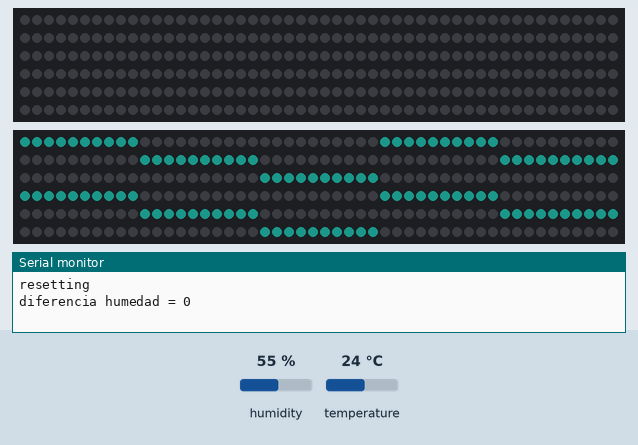
The sketch below on a simulated Arduino Uno, built with avr-gcc and run on an emulated ATmega328P. On the bench: 2 × 300 RGB LEDs in strip order, left to right, continuing on the next row, the last lines printed to the serial monitor. The inputs (shaded band) are chosen by the test bench; at power-on: humidity 55 %, temperature 24 °C. Dim RGB values are drawn brighter than linear.

Above: at 2.8 s.
2.9 s: humidity set to 59 %
5.6 s: humidity set to 62 %
8.3 s: humidity set to 68 %
At 14.5 s:
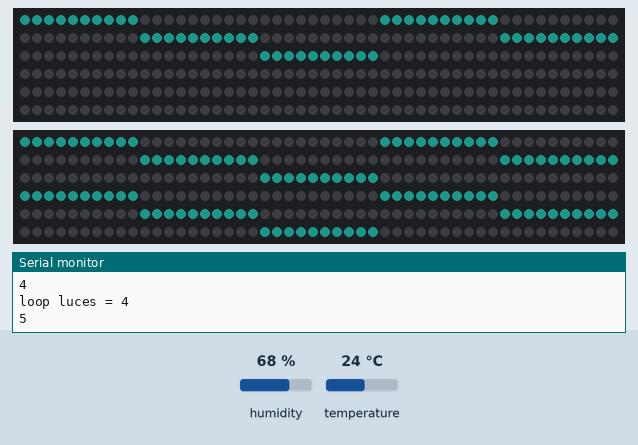
At 20.5 s:
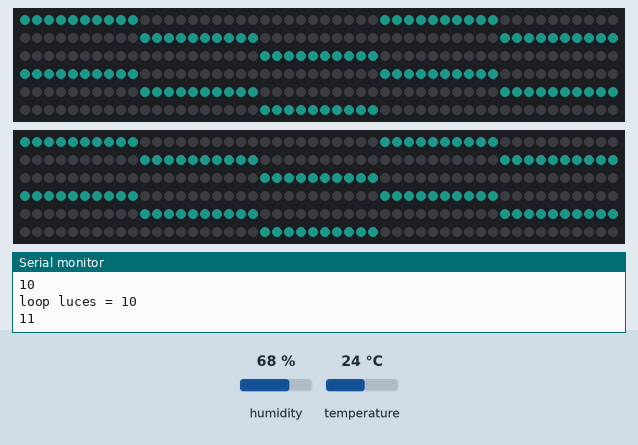
Timing chart, 0 to 22.0 s (numbered marks = the images above; inputs shaded):
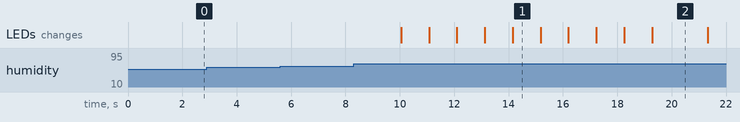

The sketch:

led_flores_loop.ino
```cpp
#include <dht.h>
#include <FastLED.h>


// How many leds in your strip?
#define NUM_LEDS 300

// For led chips like Neopixels, which have a data line, ground, and power, you just
// need to define DATA_PIN.  For led chipsets that are SPI based (four wires - data, clock,
// ground, and power), like the LPD8806, define both DATA_PIN and CLOCK_PIN
#define DATA_PIN 3
#define DATA_PIN_AUX 9
#define CLOCK_PIN 13

// Define the array of leds
CRGB leds[NUM_LEDS];
CRGB leds_aux[NUM_LEDS];

//cuantas leds van encendidas
#define LED_ON 10

//cuantas leds van apagadas
#define LED_OFF 20

int contador = 0;

dht DHT;
int humedadInicio;
int humedadFin;
int chk;
int diferencia;
int secLuces = 0;
#define DHT11_PIN 7

void setup() {
  Serial.begin(9600);
  Serial.println("resetting");
  FastLED.addLeds<WS2812,DATA_PIN,GRB>(leds,NUM_LEDS);
  FastLED.addLeds<WS2812,DATA_PIN_AUX,GRB>(leds_aux,NUM_LEDS);
  FastLED.setBrightness(50);
  FastLED.clear();
  FastLED.show();

  chk = DHT.read11(DHT11_PIN);
  humedadFin = DHT.humidity;
  humedadInicio = humedadFin;
}

void fadeall() { for(int i = 0; i < NUM_LEDS; i++) { leds[i].nscale8(250); } }

void(* resetFunc) (void) = 0;

void loop() {
  encenderGuia();
  validarHumedad();


  /*if (secLuces == 0) {
    validarHumedad();
  } else {
    encenderLuces();
  }*/

  /*static unsigned long lastMillis = 0;
  unsigned long interval = 2000;
  if (millis() - lastMillis >= interval) {
    lastMillis = millis();
    chk = DHT.read11(DHT11_PIN);
    humedadInicio = DHT.humidity;
    if (secLuces == 0) {
      diferencia = humedadInicio - humedadFin;
      Serial.print("diferencia humedad = ");
      Serial.println(diferencia);
      if (diferencia >= 2 && diferencia <= 8) {
        encenderLuces();
      } else {
        humedadFin = humedadInicio;
      }
    }


  }*/
}

  void validarHumedad() {
    static const unsigned long REFRESH_INTERVAL = 2000; // ms
    static unsigned long lastRefreshTime = 0;
    int loop = 22;

    if(millis() - lastRefreshTime >= REFRESH_INTERVAL)
    {
      lastRefreshTime += REFRESH_INTERVAL;
      chk = DHT.read11(DHT11_PIN);
      humedadInicio = DHT.humidity;
      diferencia = humedadInicio - humedadFin;
      Serial.print("diferencia humedad = ");
      Serial.println(diferencia);
      if (diferencia >= 6 && diferencia <= 16) {
        //Serial.println("encender luces");
        for(int i = 0; i < loop; i++) {
          Serial.print("loop luces = ");
          Serial.println(i);
          encenderLuces();
          delay(1000);
        }
        resetFunc();
      } else {
        humedadFin = humedadInicio;
      }
    }
 }

  void encenderLuces() {
    secLuces = 1;
    static const unsigned long REFRESH_INTERVAL = 1000; // ms
    static unsigned long lastRefreshTime = 0;

    if(millis() - lastRefreshTime >= REFRESH_INTERVAL)
    {
      lastRefreshTime += REFRESH_INTERVAL;
      contador++;
      refrescarLuces(contador);
      FastLED.show();
      Serial.println(contador);
    }
  }

  void encenderGuia() {
    for(int i = 0; i < NUM_LEDS; i++) {
      if ((i >= 0 && i < 10) || (i >= 30 && i < 40) || (i >= 60 && i < 70) || (i >= 90 && i < 100) || (i >= 120 && i < 130) ||
          (i >= 150 && i < 160) || (i >= 180 && i < 190) || (i >= 210 && i < 220) || (i >= 240 && i < 250) || (i >= 270 && i < 280)) {
        //leds_aux[i] =  CRGB( 2, 6, 10);
        leds_aux[i] =  CRGB( 25, 112, 105);
      } else {
        leds_aux[i] = CRGB::Black;
      }
    }
    FastLED.show();
  }

  void refrescarLuces(int contador) {
      if (contador == 1) {
        for(int i = 0; i < NUM_LEDS; i++) {
          if (i >= 0 && i < 10 ) {
            leds[i] = CRGB( 25, 112, 105);
          } else {
            leds[i] = CRGB::Black;
          }
        }
      }
      if (contador == 2) {
        for(int i = 0; i < NUM_LEDS; i++) {
          if ((i >= 0 && i < 10) || (i >= 30 && i < 40)) {
            leds[i] = CRGB( 25, 112, 105);
          } else {
            leds[i] = CRGB::Black;
          }
        }
      }
      if (contador == 3) {
        for(int i = 0; i < NUM_LEDS; i++) {
          if ((i >= 0 && i < 10) || (i >= 30 && i < 40) || (i >= 60 && i < 70)) {
            leds[i] = CRGB( 25, 112, 105);
          } else {
            leds[i] = CRGB::Black;
          }
        }
      }
      if (contador == 4) {
        for(int i = 0; i < NUM_LEDS; i++) {
          if ((i >= 0 && i < 10) || (i >= 30 && i < 40) || (i >= 60 && i < 70) || (i >= 90 && i < 100)) {
            leds[i] = CRGB( 25, 112, 105);
          } else {
            leds[i] = CRGB::Black;
          }
        }
      }
      if (contador == 5) {
        for(int i = 0; i < NUM_LEDS; i++) {
          if ((i >= 0 && i < 10) || (i >= 30 && i < 40) || (i >= 60 && i < 70) || (i >= 90 && i < 100) || (i >= 120 && i < 130)) {
            leds[i] = CRGB( 25, 112, 105);
          } else {
            leds[i] = CRGB::Black;
          }
        }
      }
      if (contador == 6) {
        for(int i = 0; i < NUM_LEDS; i++) {
          if ((i >= 0 && i < 10) || (i >= 30 && i < 40) || (i >= 60 && i < 70) || (i >= 90 && i < 100) || (i >= 120 && i < 130) ||
              (i >= 150 && i < 160)) {
            leds[i] = CRGB( 25, 112, 105);
          } else {
            leds[i] = CRGB::Black;
          }
        }
      }
      if (contador == 7) {
        for(int i = 0; i < NUM_LEDS; i++) {
          if ((i >= 0 && i < 10) || (i >= 30 && i < 40) || (i >= 60 && i < 70) || (i >= 90 && i < 100) || (i >= 120 && i < 130) ||
              (i >= 150 && i < 160) || (i >= 180 && i < 190)) {
            leds[i] = CRGB( 25, 112, 105);
          } else {
            leds[i] = CRGB::Black;
          }
        }
      }
      if (contador == 8) {
        for(int i = 0; i < NUM_LEDS; i++) {
          if ((i >= 0 && i < 10) || (i >= 30 && i < 40) || (i >= 60 && i < 70) || (i >= 90 && i < 100) || (i >= 120 && i < 130) ||
              (i >= 150 && i < 160) || (i >= 180 && i < 190) || (i >= 210 && i < 220)) {
            leds[i] = CRGB( 25, 112, 105);
          } else {
            leds[i] = CRGB::Black;
          }
        }
      }
      if (contador == 9) {
        for(int i = 0; i < NUM_LEDS; i++) {
          if ((i >= 0 && i < 10) || (i >= 30 && i < 40) || (i >= 60 && i < 70) || (i >= 90 && i < 100) || (i >= 120 && i < 130) ||
              (i >= 150 && i < 160) || (i >= 180 && i < 190) || (i >= 210 && i < 220) || (i >= 240 && i < 250)) {
            leds[i] = CRGB( 25, 112, 105);
          } else {
            leds[i] = CRGB::Black;
          }
        }
      }
      if (contador == 10) {
        for(int i = 0; i < NUM_LEDS; i++) {
          if ((i >= 0 && i < 10) || (i >= 30 && i < 40) || (i >= 60 && i < 70) || (i >= 90 && i < 100) || (i >= 120 && i < 130) ||
              (i >= 150 && i < 160) || (i >= 180 && i < 190) || (i >= 210 && i < 220) || (i >= 240 && i < 250) || (i >= 270 && i < 280)) {
            leds[i] = CRGB( 25, 112, 105);
          } else {
            leds[i] = CRGB::Black;
          }
        }
      }
      if (contador == 12) {
        for(int i = 0; i < NUM_LEDS; i++) {
          if ((i >= 0 && i < 10) || (i >= 30 && i < 40) || (i >= 60 && i < 70) || (i >= 90 && i < 100) || (i >= 120 && i < 130) ||
              (i >= 150 && i < 160) || (i >= 180 && i < 190) || (i >= 210 && i < 220) || (i >= 240 && i < 250)) {
            leds[i] = CRGB( 25, 112, 105);
          } else {
            leds[i] = CRGB::Black;
          }
        }
      }
      if (contador == 13) {
        for(int i = 0; i < NUM_LEDS; i++) {
          if ((i >= 0 && i < 10) || (i >= 30 && i < 40) || (i >= 60 && i < 70) || (i >= 90 && i < 100) || (i >= 120 && i < 130) ||
              (i >= 150 && i < 160) || (i >= 180 && i < 190) || (i >= 210 && i < 220)) {
            leds[i] = CRGB( 25, 112, 105);
          } else {
            leds[i] = CRGB::Black;
          }
        }
      }
      if (contador == 14) {
        for(int i = 0; i < NUM_LEDS; i++) {
          if ((i >= 0 && i < 10) || (i >= 30 && i < 40) || (i >= 60 && i < 70) || (i >= 90 && i < 100) || (i >= 120 && i < 130) ||
              (i >= 150 && i < 160) || (i >= 180 && i < 190)) {
            leds[i] = CRGB( 25, 112, 105);
          } else {
            leds[i] = CRGB::Black;
          }
        }
      }
      if (contador == 15) {
        for(int i = 0; i < NUM_LEDS; i++) {
          if ((i >= 0 && i < 10) || (i >= 30 && i < 40) || (i >= 60 && i < 70) || (i >= 90 && i < 100) || (i >= 120 && i < 130) ||
              (i >= 150 && i < 160)) {
            leds[i] = CRGB( 25, 112, 105);
          } else {
            leds[i] = CRGB::Black;
          }
        }
      }
      if (contador == 16) {
        for(int i = 0; i < NUM_LEDS; i++) {
          if ((i >= 0 && i < 10) || (i >= 30 && i < 40) || (i >= 60 && i < 70) || (i >= 90 && i < 100) || (i >= 120 && i < 130)) {
            leds[i] = CRGB( 25, 112, 105);
          } else {
            leds[i] = CRGB::Black;
          }
        }
      }
      if (contador == 17) {
        for(int i = 0; i < NUM_LEDS; i++) {
          if ((i >= 0 && i < 10) || (i >= 30 && i < 40) || (i >= 60 && i < 70) || (i >= 90 && i < 100)) {
            leds[i] = CRGB( 25, 112, 105);
          } else {
            leds[i] = CRGB::Black;
          }
        }
      }
      if (contador == 18) {
        for(int i = 0; i < NUM_LEDS; i++) {
          if ((i >= 0 && i < 10) || (i >= 30 && i < 40) || (i >= 60 && i < 70)) {
            leds[i] = CRGB( 25, 112, 105);
          } else {
            leds[i] = CRGB::Black;
          }
        }
      }
      if (contador == 19) {
        for(int i = 0; i < NUM_LEDS; i++) {
          if ((i >= 0 && i < 10) || (i >= 30 && i < 40)) {
            leds[i] = CRGB( 25, 112, 105);
          } else {
            leds[i] = CRGB::Black;
          }
        }
      }
      if (contador == 20) {
        for(int i = 0; i < NUM_LEDS; i++) {
          if (i >= 0 && i < 10 ) {
            leds[i] = CRGB( 25, 112, 105);
          } else {
            leds[i] = CRGB::Black;
          }
        }
      }
      if (contador == 21) {
        for(int i = 0; i < NUM_LEDS; i++) {
          leds[i] = CRGB::Black;
        }
      }
      /*if (contador == 12) {
        resetFunc();
      }*/
  }
```

Measured:
- after the input at 8.3 s, the LEDs: first change after 1.8 s (image 1 shows a later state)
